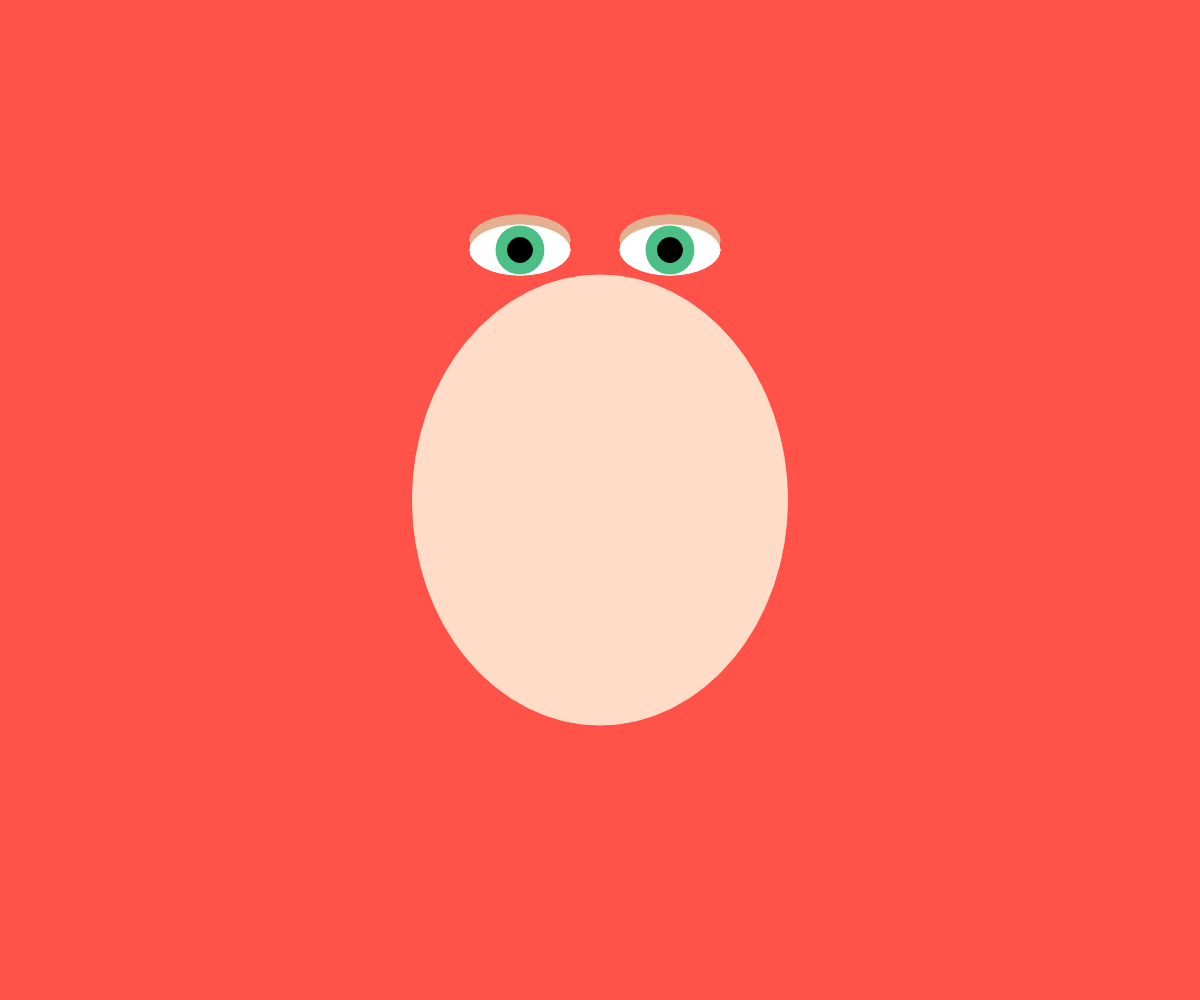
Frame 1 (no input)
Frame 60 (no input): identical to frame 1, image omitted
Frame 120 (the mouse pressed at the canvas centre since frame 60): identical to frame 1, image omitted

The p5.js sketch that drew this single still picture (run headless with seeded random() and noise() and a simulated clock; from frame 60 on, the mouse is pressed at the canvas centre):

// p5.js sketch
// ── sketch.js


function setup() {
  // create full-screen canvas
createCanvas(windowWidth,windowHeight);
}

function draw() {

//initial background color red-orange
  background(255,83,73);

//face
  fill(255,220,199);
  stroke(255,220,199);
  ellipse(width/2,height/2,375,450);

//left eyebrow
  fill(227,177,145);
  stroke(227,177,145);
  ellipse(520,240,100,50);

  fill(255,220,190);
  stroke(255,220,190);
  ellipse(520,250,100,50);

//left eye
  fill(227,177,145);
  stroke(227,177,145);
  ellipse(520,240,100,50);

  fill(255,255,255);
  stroke(255,255,255);
  ellipse(520,250,100,50);

  fill(75,191,133);
  stroke(255,255,255);
  circle(520,250,50);

  fill(0,0,0);
  stroke(0,0,0);
  circle(520,250,25);

//right eyebrow
  fill(227,177,145);
  stroke(227,177,145);
  ellipse(670,240,100,50);

  fill(255,220,190);
  stroke(255,220,190);
  ellipse(670,250,100,50);

//right eye
  fill(227,177,145);
  stroke(227,177,145);
  ellipse(670,240,100,50);

  fill(255,255,255);
  stroke(255,255,255);
  ellipse(670,250,100,50);

  fill(75,191,133);
  stroke(255,255,255);
  circle(670,250,50);

  fill(0,0,0);
  stroke(0,0,0);
  circle(670,250,25);

}
